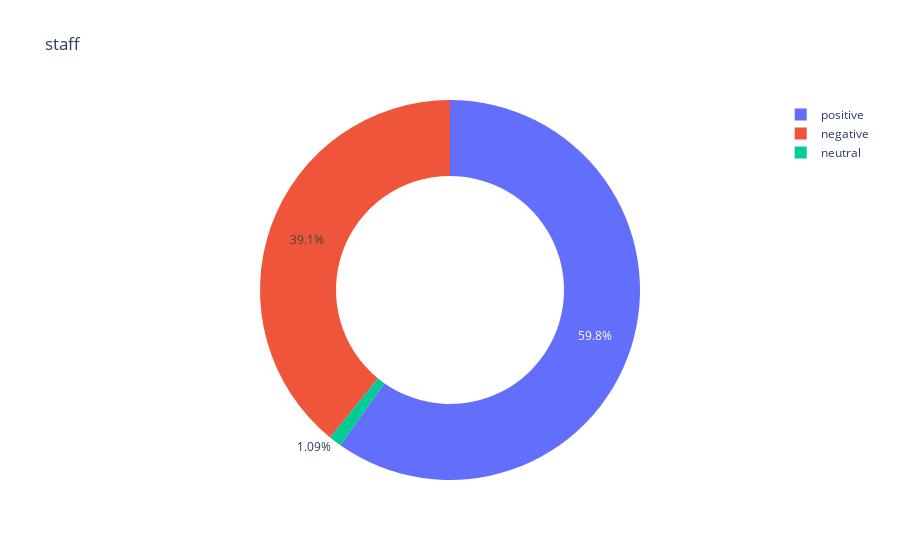

Here is the notebook cell this chart was saved with:
### Markdown cell above
Around 58% customers are satisfied with the infight food service. Althrough majority of customers are satisfied but still airline have scope to improve in this service in order to excel its services

### Code cell
data = df[df['predicted_labels']== labels[3]]
plot_data(data,labels[3])

### Figure 1 — Plotly figure (JSON) as saved in the notebook; plotly's stock layout.template omitted (floating-point values rounded to 4 significant figures)
{"data": [{"domain": {"x": [0, 1], "y": [0, 1]}, "hole": 0.6, "hovertemplate": "label=%{label}<br>value=%{value}<extra></extra>", "labels": ["negative", "neutral", "positive"], "legendgroup": "", "name": "", "showlegend": true, "type": "pie", "values": [36, 1, 55]}], "layout": {"legend": {"tracegroupgap": 0}, "title": {"text": "staff"}}}
